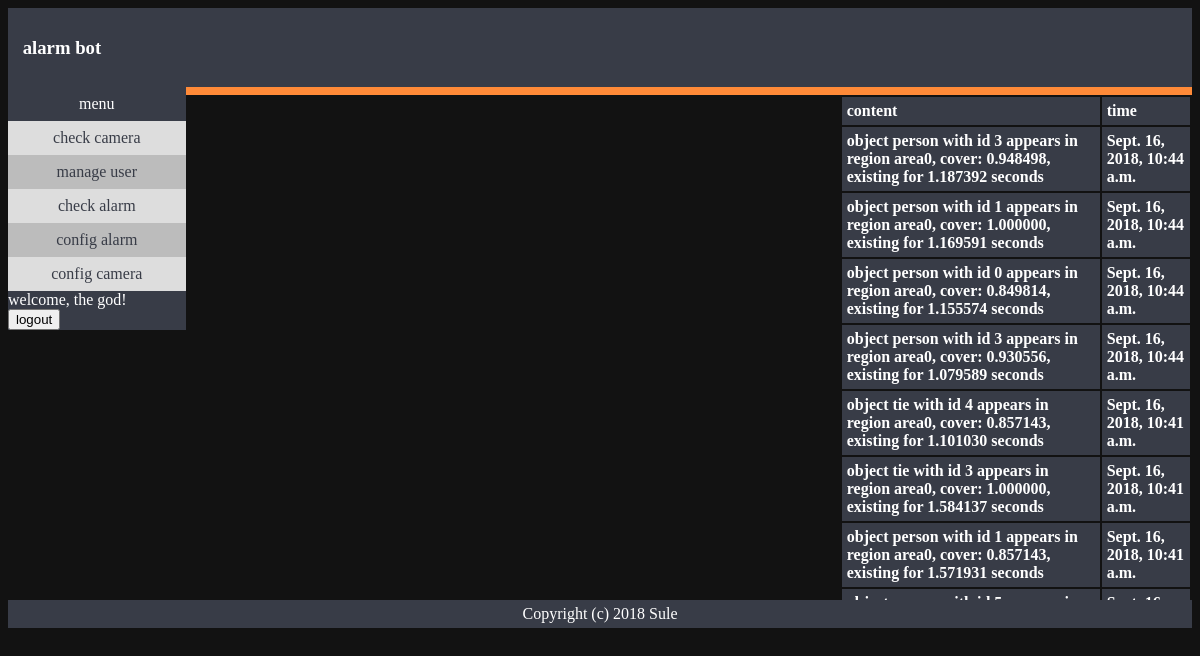
Page /panel/getalarm/ (signed in) on the earlier database version.
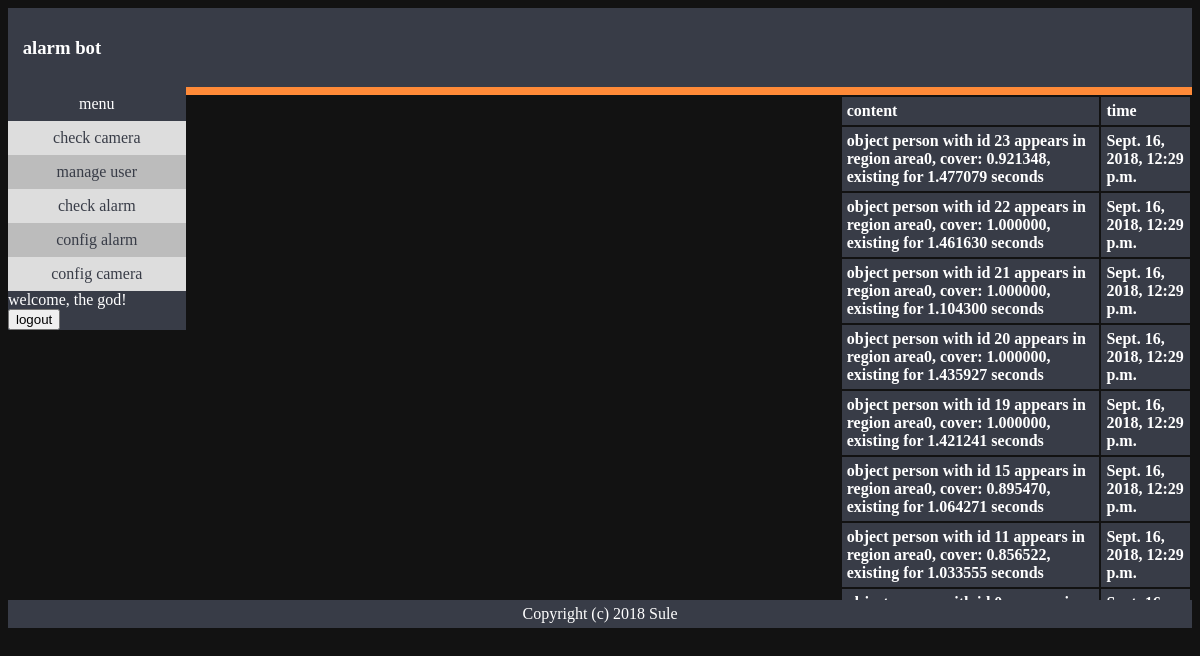
Same page on the later database version.
### campip/models.py (models this page shows)
class Alarm(models.Model):
    content = models.TextField()
    time = models.DateTimeField(auto_now_add=True)

### panel/views.py (the view)
# urls.py: path('getalarm/', views.getalarm, name='getalarm'),
def getalarm(request):
    is_auth = getsession(request, 'is_auth', False)
    alarms = []
    usernm = getsession(request, 'username', 'stranger')
    if is_auth:
        alarms = Alarm.objects.order_by('-time')
        context = {'is_auth': is_auth, 'alarms': alarms, 'username': usernm}
        return render(request, 'panel/alarm.html', context)
    return HttpResponseForbidden()

### panel/views.py (called while the page is built)
def getsession(request, key, default):
    res = default
    if key in request.session:
        res = request.session[key]
    return res

### panel/templates/panel/alarm.html (shortened to what this page needs)
{% extends "panel/panel.html" %} {% block page %}
<div id="alarm_table">
    <table>
        <tbody>
            <tr>
                <th>content</th>
                <th>time</th>
            </tr>
            {% for alarm in alarms %}
            <tr onclick=delalarm({{alarm.id}})>
                <th>{{alarm.content}}</th>
                <th>{{alarm.time}}</th>
            </tr>
            {% endfor %}
        </tbody>
    </table>
</div>
{% endblock page %}

Differences in the rows shown:
no longer on this page (row unchanged): Alarm: content "object person with id 3 appears in region area0, cover: 0.948498, existing for 1.187392 seconds", time "Sept. 16, 2018, 10:44 a.m."
no longer on this page (row unchanged): Alarm: content "object person with id 1 appears in region area0, cover: 1.000000, existing for 1.169591 seconds", time "Sept. 16, 2018, 10:44 a.m."
no longer on this page (row unchanged): Alarm: content "object person with id 0 appears in region area0, cover: 0.849814, existing for 1.155574 seconds", time "Sept. 16, 2018, 10:44 a.m."
no longer on this page (row unchanged): Alarm: content "object person with id 3 appears in region area0, cover: 0.930556, existing for 1.079589 seconds", time "Sept. 16, 2018, 10:44 a.m."
no longer on this page (row unchanged): Alarm: content "object tie with id 4 appears in region area0, cover: 0.857143, existing for 1.101030 seconds", time "Sept. 16, 2018, 10:41 a.m."
no longer on this page (row unchanged): Alarm: content "object tie with id 3 appears in region area0, cover: 1.000000, existing for 1.584137 seconds", time "Sept. 16, 2018, 10:41 a.m."
no longer on this page (row unchanged): Alarm: content "object person with id 1 appears in region area0, cover: 0.857143, existing for 1.571931 seconds", time "Sept. 16, 2018, 10:41 a.m."
added Alarm: content "object person with id 23 appears in region area0, cover: 0.921348, existing for 1.477079 seconds", time "Sept. 16, 2018, 12:29 p.m."
added Alarm: content "object person with id 22 appears in region area0, cover: 1.000000, existing for 1.461630 seconds", time "Sept. 16, 2018, 12:29 p.m."
added Alarm: content "object person with id 21 appears in region area0, cover: 1.000000, existing for 1.104300 seconds", time "Sept. 16, 2018, 12:29 p.m."
added Alarm: content "object person with id 20 appears in region area0, cover: 1.000000, existing for 1.435927 seconds", time "Sept. 16, 2018, 12:29 p.m."
added Alarm: content "object person with id 19 appears in region area0, cover: 1.000000, existing for 1.421241 seconds", time "Sept. 16, 2018, 12:29 p.m."
added Alarm: content "object person with id 15 appears in region area0, cover: 0.895470, existing for 1.064271 seconds", time "Sept. 16, 2018, 12:29 p.m."
added Alarm: content "object person with id 11 appears in region area0, cover: 0.856522, existing for 1.033555 seconds", time "Sept. 16, 2018, 12:29 p.m."
